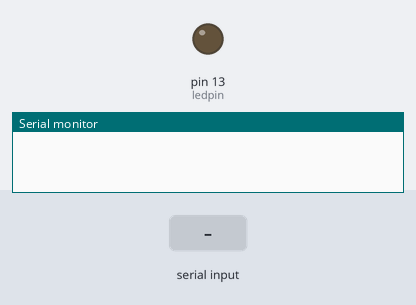
The sketch below on a simulated Arduino Uno, built with avr-gcc and run on an emulated ATmega328P. On the bench: output pins drawn as LEDs (lit = HIGH), the last lines printed to the serial monitor. The test bench sets the inputs (shaded band).

Above: at 1.2 s.
1.3 s: "r" received over Serial
At 2.5 s:
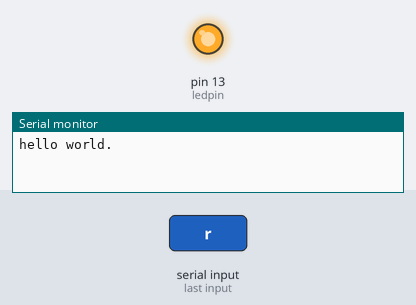
2.8 s: "s" received over Serial
At 3.7 s:
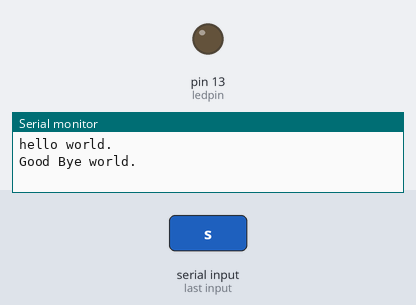
Timing chart, 0 to 5.8 s (numbered marks = the images above; inputs shaded):
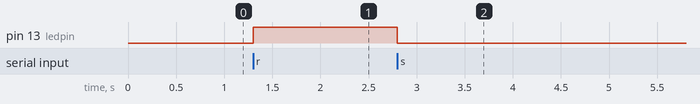

The sketch:

ledpin.ino
```cpp
int ledpin = 13;
int val;


void setup() {
  Serial.begin(9600);
  pinMode(ledpin,OUTPUT);

}

void loop() {
  val = Serial.read();
  if(val=='r'){
    digitalWrite(ledpin,HIGH);

    Serial.println("hello world.");
  }

  if(val == 's'){
    digitalWrite(ledpin,LOW);
    Serial.println("Good Bye world.");
  }
}
```

Measured:
- after the input at 1.3 s, pin 13 (ledpin): LOW → HIGH at once
- after the input at 2.8 s, pin 13 (ledpin): HIGH → LOW at once
